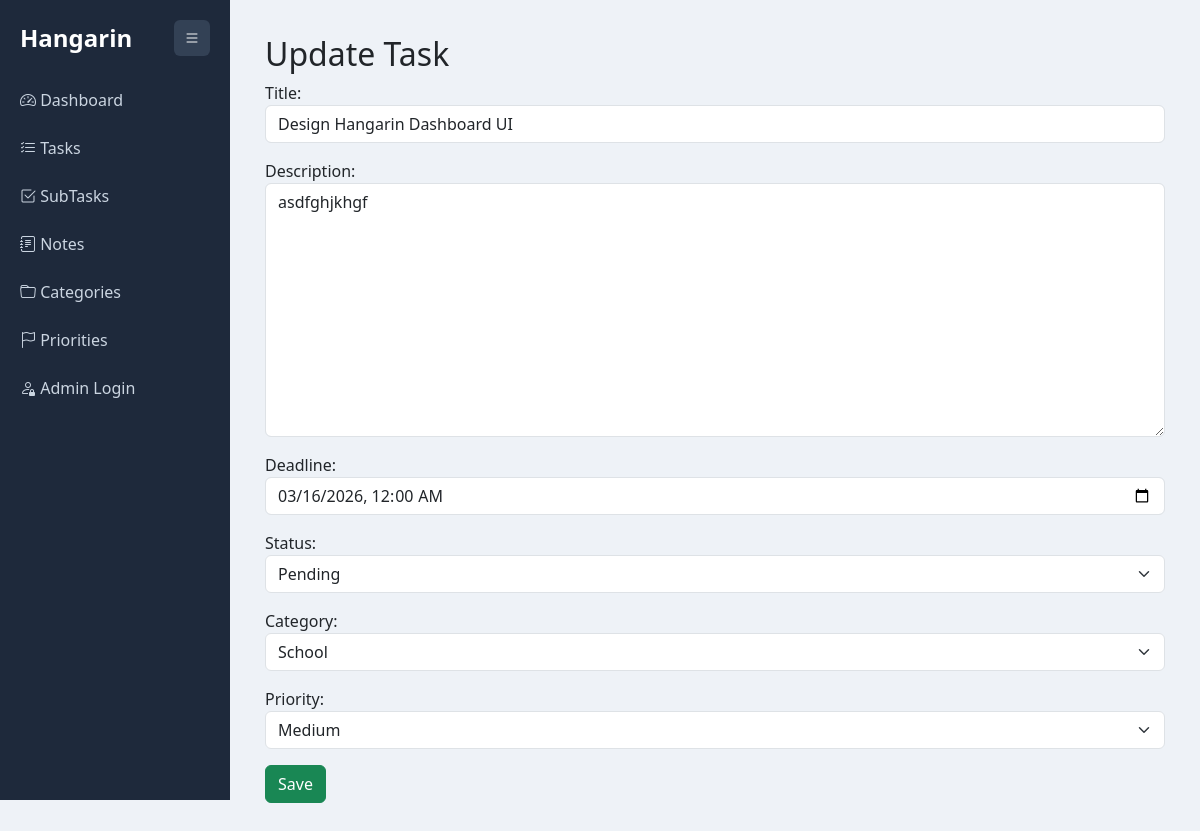
The app's page /tasks/update/22/, older data.
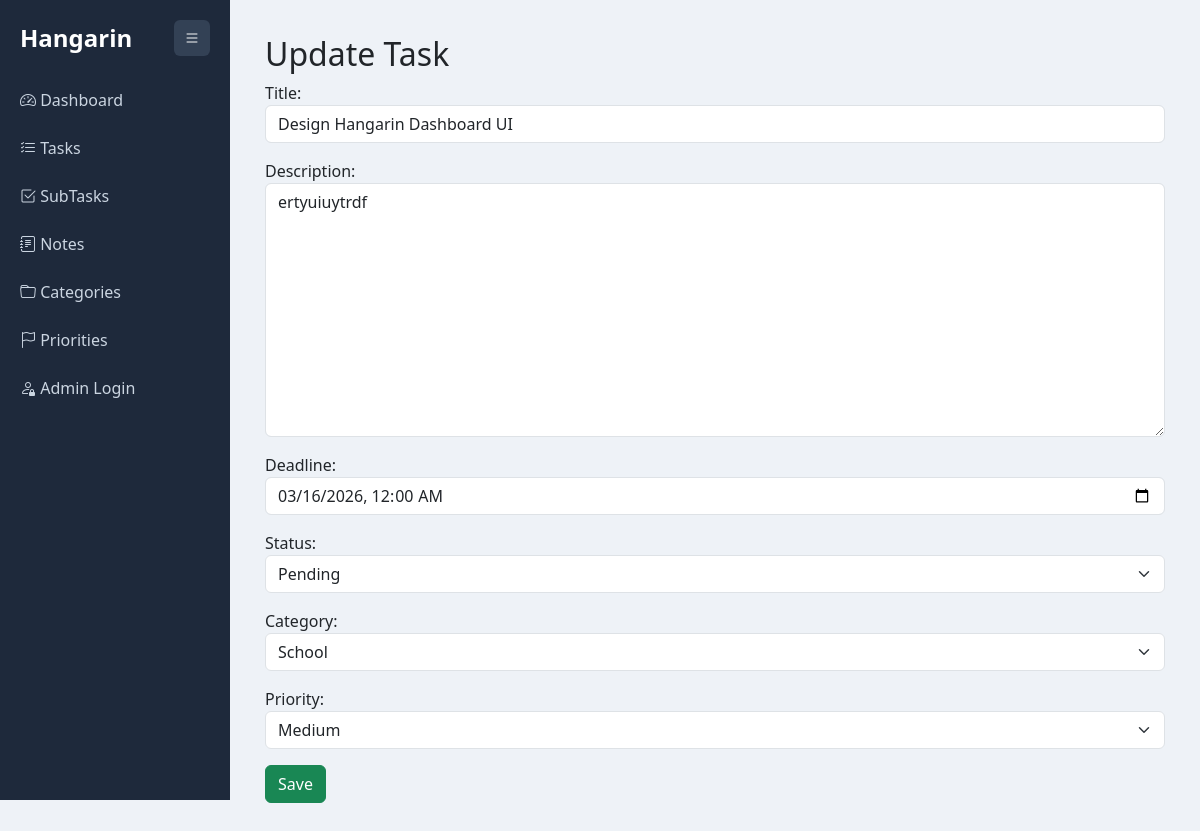
The same page, newer data.
### planner/models.py (models this page shows, shortened)
class BaseModel(models.Model):
    created_at = models.DateTimeField(auto_now_add=True)
    updated_at = models.DateTimeField(auto_now=True)
    class Meta:
        abstract = True

class Task(BaseModel):
    STATUS_CHOICES = [
        ("Pending", "Pending"),
        ("In Progress", "In Progress"),
        ("Completed", "Completed"),
    ]
    title = models.CharField(max_length=255)
    description = models.TextField()
    deadline = models.DateTimeField()
    status = models.CharField(
        max_length=50,
        choices=STATUS_CHOICES,
        default="Pending"
    )
    category = models.ForeignKey(Category, on_delete=models.CASCADE)
    priority = models.ForeignKey(Priority, on_delete=models.CASCADE)

### planner/views.py (the view)
# urls.py: path('tasks/update/<int:id>/', task_update, name='task_update'),
def task_update(request, id):
    task = get_object_or_404(Task, id=id)
    if request.method == "POST":
        form = TaskForm(request.POST, instance=task)
        if form.is_valid():
            form.save()
            return redirect("task_list")
    else:
        form = TaskForm(instance=task)
    return render(request, "task_form.html", {"form": form})

### planner/forms.py
class TaskForm(forms.ModelForm):
    class Meta:
        model = Task
        fields = "__all__"
        widgets = {
                'title': forms.TextInput(attrs={'class': 'form-control'}),
                'description': forms.Textarea(attrs={'class': 'form-control'}),
                'deadline': forms.DateTimeInput(attrs={'class': 'form-control', 'type': 'datetime-local'}),
                'status': forms.Select(attrs={'class': 'form-select'}),
                'category': forms.Select(attrs={'class': 'form-select'}),
                'priority': forms.Select(attrs={'class': 'form-select'}),
            }

### planner/models.py (called while the page is built)
    def __str__(self):
        return self.name

    def __str__(self):
        return self.name

### templates/task_form.html (shortened to what this page needs)
{% extends 'base.html' %}
{% block content %}
<h2>Update Task</h2>
<form method="POST">
{{ form.as_p }}
<button class="btn btn-success">Save</button>
</form>
{% endblock %}

Row changes from the older to the newer data that the page shows:
changed Task "Design Hangarin Dashboard UI": description "asdfghjkhgf" → "ertyuiuytrdf"
